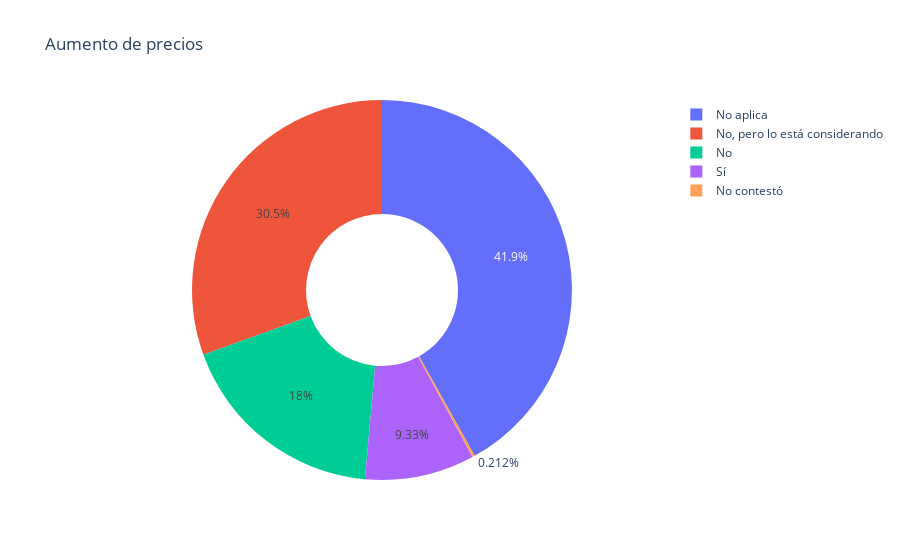

Write notebook code for a chart like this one.
### Code cell
si=0
no = 0
na=0
nc=0
cons=0
for i in range(0, len(data)):
    if df['aumento_precios'][i] == 'Sí':
        si += 1
    if df['aumento_precios'][i] == 'No':
        no += 1
    if df['aumento_precios'][i] == 'No aplica':
        na += 1
    if df['aumento_precios'][i] == 'No contesto':
        nc += 1
    if df['aumento_precios'][i] == 'No, pero lo estoy considerando':
        cons += 1
        
fig = px.pie(values = [si, no,na,nc,cons], names=['Sí','No','No aplica','No contestó','No, pero lo está considerando'], hole = 0.4, title = 'Aumento de precios')
fig.show()

### Figure 1 — Plotly figure (JSON) as saved in the notebook; plotly's stock layout.template omitted (floating-point values rounded to 4 significant figures)
{"data": [{"domain": {"x": [0, 1], "y": [0, 1]}, "hole": 0.4, "hovertemplate": "label=%{label}<br>value=%{value}<extra></extra>", "labels": ["Sí", "No", "No aplica", "No contestó", "No, pero lo está considerando"], "legendgroup": "", "name": "", "showlegend": true, "type": "pie", "values": [88, 170, 395, 2, 288]}], "layout": {"legend": {"tracegroupgap": 0}, "title": {"text": "Aumento de precios"}}}
